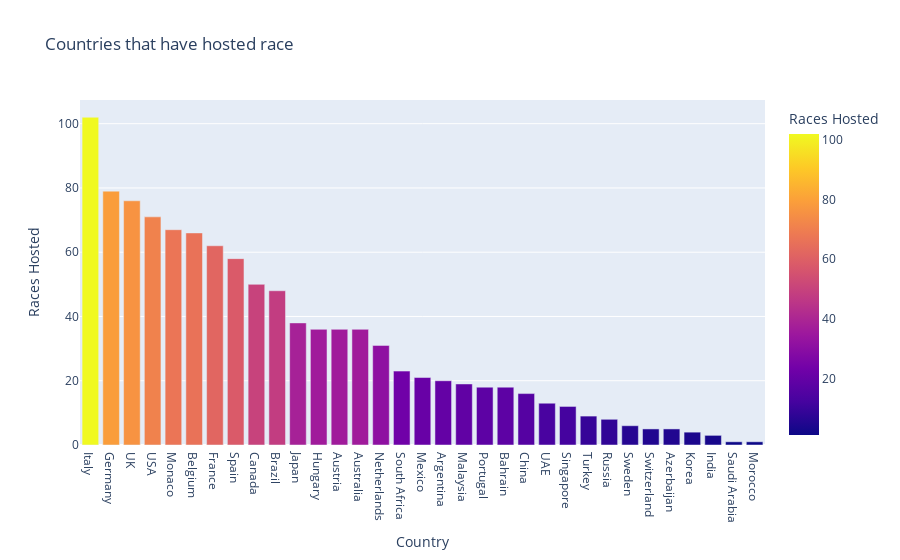

Source (notebook cell):
### Code cell
px.bar(cont_ra, x="Country", y="Races Hosted", color="Races Hosted", title="Countries that have hosted race")

### Figure 1 — Plotly figure (JSON) as saved in the notebook; plotly's stock layout.template omitted (floating-point values rounded to 4 significant figures)
{"data": [{"alignmentgroup": "True", "hovertemplate": "Country=%{x}<br>Races Hosted=%{marker.color}<extra></extra>", "legendgroup": "", "marker": {"color": [102, 79, 76, 71, 67, 66, 62, 58, 50, 48, 38, 36, 36, 36, 31, 23, 21, 20, 19, 18, 18, 16, 13, 12, 9, 8, 6, 5, 5, 4, 3, 1, 1], "coloraxis": "coloraxis", "pattern": {"shape": ""}}, "name": "", "offsetgroup": "", "orientation": "v", "showlegend": false, "textposition": "auto", "type": "bar", "x": ["Italy", "Germany", "UK", "USA", "Monaco", "Belgium", "France", "Spain", "Canada", "Brazil", "Japan", "Hungary", "Austria", "Australia", "Netherlands", "South Africa", "Mexico", "Argentina", "Malaysia", "Portugal", "Bahrain", "China", "UAE", "Singapore", "Turkey", "Russia", "Sweden", "Switzerland", "Azerbaijan", "Korea", "India", "Saudi Arabia", "Morocco"], "xaxis": "x", "y": [102, 79, 76, 71, 67, 66, 62, 58, 50, 48, 38, 36, 36, 36, 31, 23, 21, 20, 19, 18, 18, 16, 13, 12, 9, 8, 6, 5, 5, 4, 3, 1, 1], "yaxis": "y"}], "layout": {"barmode": "relative", "coloraxis": {"colorbar": {"title": {"text": "Races Hosted"}}, "colorscale": [[0, "#0d0887"], [0.1111, "#46039f"], [0.2222, "#7201a8"], [0.3333, "#9c179e"], [0.4444, "#bd3786"], [0.5556, "#d8576b"], [0.6667, "#ed7953"], [0.7778, "#fb9f3a"], [0.8889, "#fdca26"], [1, "#f0f921"]]}, "legend": {"tracegroupgap": 0}, "title": {"text": "Countries that have hosted race"}, "xaxis": {"anchor": "y", "domain": [0, 1], "title": {"text": "Country"}}, "yaxis": {"anchor": "x", "domain": [0, 1], "title": {"text": "Races Hosted"}}}}
